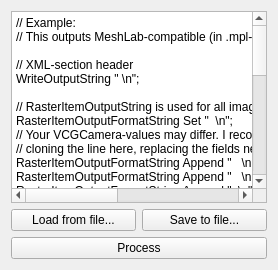
             <widget class="QWidget" name="tab_Script">
              <property name="autoFillBackground">
               <bool>true</bool>
              </property>
              <attribute name="title">
               <string>Script</string>
              </attribute>
              <layout class="QVBoxLayout" name="verticalLayout_13">
               <item>
                <widget class="QPlainTextEdit" name="plainTextEdit_RasterCameras_CameraScript">
                 <property name="toolTip">
                  <string>Press shift-F1 for help</string>
                 </property>
                 <property name="toolTipDuration">
                  <number>-1</number>
                 </property>
                 <property name="whatsThis">
                  <string>&lt;html&gt;&lt;head/&gt;&lt;body&gt;
&lt;p&gt;
	These are commands used to generate camera location/orientation data. Data is outputted as text to the log where it can be copied from. 
&lt;/p&gt;
&lt;p&gt;
	Each operation must end in &amp;quot;;&amp;quot;-character.
	Comments can be added using &amp;quot;//&amp;quot;-characters (rest of the line is interpreted as comment).
	Commands and arguments are case-insensitive.
	You may enclose arguments in quotes (&amp;quot;) when needed (like using space inside a string).
&lt;/p&gt;
&lt;p&gt;
	Following escape characters can be used:
	&amp;quot;\\&amp;quot;: Backslash (&amp;quot;\&amp;quot;), 
	&amp;quot;\&quot;&amp;quot;: Quote mark (&amp;quot;&amp;quot;&amp;quot;),
	&amp;quot;\n&amp;quot;: New line,
	&amp;quot;\'&amp;quot;: Single quote (&amp;quot;'&amp;quot;),
	&amp;quot;\t&amp;quot;: Tabulator
&lt;/p&gt;
&lt;p&gt;Available commands:
&lt;ul&gt;
	&lt;li&gt;WriteOutputString &amp;lt;String&amp;gt;
		&lt;br&gt;Where: 
		&lt;ul&gt;
			&lt;li&gt;String = string to write directly into output &lt;/li&gt;
		&lt;/ul&gt;
	&lt;/li&gt;

	&lt;li&gt;RasterItemOutputFormatString &amp;lt;SubCommand&amp;gt; &amp;lt;String&amp;gt;
		&lt;br&gt;Where:
		&lt;ul&gt;
			&lt;li&gt;SubCommand =
				&lt;ul&gt;
					&lt;li&gt;Clear: Clear existing string&lt;/li&gt;
					&lt;li&gt;Set: Set format string to &amp;lt;String&amp;gt; &lt;/li&gt;
					&lt;li&gt;Append: Append &amp;lt;String&amp;gt; to format string&lt;/li&gt;
				&lt;/ul&gt;
			&lt;/li&gt;
			&lt;li&gt;String (used only when &amp;lt;SubCommand&amp;gt; is &quot;Set&quot; or &quot;Append&quot;) = String to set or append to format string. See description below for format string handling.&lt;/li&gt;
		&lt;/ul&gt;
	&lt;/li&gt;

	&lt;li&gt;BasePath and RelativePath &amp;lt;SubCommand&amp;gt; &amp;lt;String&amp;gt;
		&lt;br&gt;Where:
		&lt;ul&gt;
			&lt;li&gt;SubCommand =
				&lt;ul&gt;
					&lt;li&gt;Clear: Clear existing path&lt;/li&gt;
					&lt;li&gt;Set: Set path to &amp;lt;String&amp;gt; &lt;/li&gt;
					&lt;li&gt;Append: Append &amp;lt;String&amp;gt; to path&lt;/li&gt;
					&lt;li&gt;Home: set path to home path (depends on the OS, not meaningful with RelativePath when BasePath is non-empty)&lt;/li&gt;
					&lt;li&gt;Root: set path to root path (depends on the OS, not meaningful with RelativePath when BasePath is non-empty)&lt;/li&gt;
					&lt;li&gt;Cd: Changes path relative to current path to &amp;lt;String&amp;gt; (Note: Directory must exists, otherwise operation will fail. Not meaningful with RelativePath when BasePath is non-empty)&lt;/li&gt;
				&lt;/ul&gt;
			&lt;/li&gt;
			&lt;li&gt;String (used only when &amp;lt;SubCommand&amp;gt; is &quot;Set&quot;, &quot;Append&quot; or &quot;Cd&quot;) = String to set, append or &quot;cd&quot; to base path.&lt;/li&gt;
		&lt;/ul&gt;
		Paths can be used when generating raster image data or reading reference image. See description below for format string handling.
	&lt;/li&gt;

	&lt;li&gt;ReferenceTimeImage &amp;lt;Filename&amp;gt; &amp;lt;Timestamp1&amp;gt; &amp;lt;Timestamp2&amp;gt;
		&lt;br&gt;Where:
		&lt;ul&gt;
			&lt;li&gt;Filename = File name of the file to read EXIF reference date&amp;amp;time from.&lt;/li&gt;
			&lt;li&gt;Timestampx = Either ITOW (ITOW:value) or uptime (Uptime:value) this image corresponds to. Both can be defined at the same time.&lt;/li&gt;
		&lt;/ul&gt;
		Reference time image is used to calculate time difference of other processed still images so that the location/orientation of the camera for them can be solved. You can use placeholders &quot;%{BASEPATH}&quot;, &quot;%{RELATIVEPATH}&quot; and &quot;%{FULLPATH}&quot; in the &amp;lt;Filename&amp;gt; as needed.
	&lt;/li&gt;

	&lt;li&gt;TimeShift &amp;lt;Shift&amp;gt;
		&lt;br&gt;Where:
		&lt;ul&gt;
			&lt;li&gt;Shift = Time shift to use when processing images&lt;/li&gt;
		&lt;/ul&gt;
		Time shift (ms) to use when processing images using &amp;lt;ProcessStills&amp;gt;-command. Smaller/negative values lead to earlier ITOWs/uptimes. Added due to resolution of the EXIF-times being typically only 1 s. It's also possible that the photo shooter (like me) may stay still before taking the photo but forget to stay still afterwards so for more acurate location/orientation it may be wise to use small negative value here.
	&lt;/li&gt;

	&lt;li&gt;ProcessStills &amp;lt;Filter&amp;gt; &amp;lt;Timestamps&amp;gt;
		&lt;br&gt;Where:
		&lt;ul&gt;
			&lt;li&gt;Filter = Filename filter to use (like &quot;*.jpg&quot;)&lt;/li&gt;
			&lt;li&gt;Timestamps = either &quot;ITOWS&quot; or &quot;Uptimes&quot;. What type of timestamps to use for sync.&lt;/li&gt;
		&lt;/ul&gt;
		Processes still images in directory &quot;basepath/relativepath&quot;. For every file matching the filter, corresponding raster image item is created into the output, using format string defined using command &quot;RasterItemOutputFormatString&quot;. Location/orientation is calculated using rovers' log data and images' EXIF dates/times.
	&lt;/li&gt;
&lt;/ul&gt;

Available format string placeholders:
&lt;ul&gt;
&lt;li&gt;&quot;%{TRANSLATION_X/Y/Z}&quot;: Translation (location) of the camera in XYZ-space, X/Y/Z indicating the axis.&lt;/li&gt;
&lt;li&gt;&quot;%{TRANSLATION_NEGATED_X/Y/Z}&quot;: Negated (* -1) translation (location) of the camera in XYZ-space, X/Y/Z indicating the axis.&lt;/li&gt;
&lt;li&gt;&quot;%{LINEAR_CR}&quot;: Linear part of the transformation matrix, C/R indicating column and row (1...3).&lt;/li&gt;
&lt;li&gt;&quot;%{LINEAR_NEGATED_CR}&quot;: Negated (* -1) linear part of the transformation matrix, C/R indicating column and row (1...3).&lt;/li&gt;
&lt;li&gt;&quot;%{BASEPATH}&quot;: Base path defined by command &quot;BasePath&quot;.&lt;/li&gt;
&lt;li&gt;&quot;%{RELATIVEPATH}&quot;: Relative path defined by command &quot;RelativePath&quot;.&lt;/li&gt;
&lt;li&gt;&quot;%{FILENAME}&quot;: Name of the file without a path.&lt;/li&gt;
&lt;li&gt;&quot;%{FULLPATH}&quot;: Full path defined by commands &quot;Basepath&quot; and &quot;RelativePath&quot;.&lt;/li&gt;
&lt;li&gt;&quot;%{FULLFILEPATH}&quot;: Full path of the file defined by commands &quot;Basepath&quot; and &quot;RelativePath&quot; and appended with the file name in question.&lt;/li&gt;
&lt;/ul&gt;
&lt;/p&gt;



&lt;/body&gt;&lt;/html&gt;
</string>
                 </property>
                 <property name="lineWrapMode">
                  <enum>QPlainTextEdit::NoWrap</enum>
                 </property>
                 <property name="plainText">
                  <string>// Example:
// This outputs MeshLab-compatible (in .mpl-file's section) raster camera definitions

// XML-section header
WriteOutputString &quot; &lt;RasterGroup&gt;\n&quot;;

// RasterItemOutputString is used for all images processed later.
RasterItemOutputFormatString Set &quot;  &lt;MLRaster label=\&quot;%{FULLFILEPATH}\&quot;&gt;\n&quot;;
// Your VCGCamera-values may differ. I recommend setting a reference raster by hand in MeshLab and
// cloning the line here, replacing the fields needed.
RasterItemOutputFormatString Append &quot;   &lt;VCGCamera TranslationVector=\&quot;%{TRANSLATION_NEGATED_X} %{TRANSLATION_NEGATED_Y} %{TRANSLATION_NEGATED_Z} 1\&quot; FocalMm=\&quot;32.614948\&quot; CenterPx=\&quot;2448 1836\&quot; CameraType=\&quot;0\&quot; LensDistortion=\&quot;0 0\&quot; RotationMatrix=\&quot;%{LINEAR_11} %{LINEAR_12} %{LINEAR_13} 0 %{LINEAR_21} %{LINEAR_22} %{LINEAR_23} 0 %{LINEAR_31} %{LINEAR_32} %{LINEAR_33} 0 0 0 0 1 \&quot; BinaryData=\&quot;0\&quot; PixelSizeMm=\&quot;0.00891736 0.00891736\&quot; ViewportPx=\&quot;4896 3672\&quot;/&gt;\n&quot;;
RasterItemOutputFormatString Append &quot;   &lt;Plane fileName=\&quot;%{RELATIVEPATH}/%{FILENAME}\&quot; semantic=\&quot;1\&quot;/&gt;\n&quot;;
RasterItemOutputFormatString Append &quot;  &lt;/MLRaster&gt;\n&quot;;

// Base- and relative paths can be defined separately to make it easier to handle relative paths in output
BasePath set &quot;D:/GNSSStylusData/Logs/Test/MeshLab&quot;;
RelativePath set &quot;Rasters&quot;;

// Reference image is used as a basis for date/time.
ReferenceTimeImage &quot;%{FULLPATH}/Reference.JPG&quot; ITOW:579198875 uptime:630900;

// TimeShift can be used to fix sync. You may like to use negative values here if, for example you
// tend to move right after taking a photo. Then the location/orientation will be calculated from a time
// before the actual EXIF-time. Also the resolution of the time here is only 1 s.
TimeShift -1500;

// This processes files matching the filter in the directory BasePath/RelativePath
// My camera uses filenames formatted as DSCxxxxx.JPG
// Timestamps used are ITOWs
ProcessStills DSC*.JPG itows;

// XML-section ending tag
WriteOutputString &quot; &lt;/RasterGroup&gt;&quot;;</string>
                 </property>
                </widget>
               </item>
               <item>
                <layout class="QHBoxLayout" name="horizontalLayout_RasterCameras_Script_LoadSave">
                 <item>
                  <widget class="QPushButton" name="pushButton_RasterCameras_Script_Load">
                   <property name="text">
                    <string>Load from file...</string>
                   </property>
                  </widget>
                 </item>
                 <item>
                  <widget class="QPushButton" name="pushButton_RasterCameras_Script_Save">
                   <property name="text">
                    <string>Save to file...</string>
                   </property>
                  </widget>
                 </item>
                </layout>
               </item>
               <item>
                <widget class="QPushButton" name="pushButton_RasterCameras_Script_Process">
                 <property name="text">
                  <string>Process</string>
                 </property>
                </widget>
               </item>
              </layout>
             </widget>
